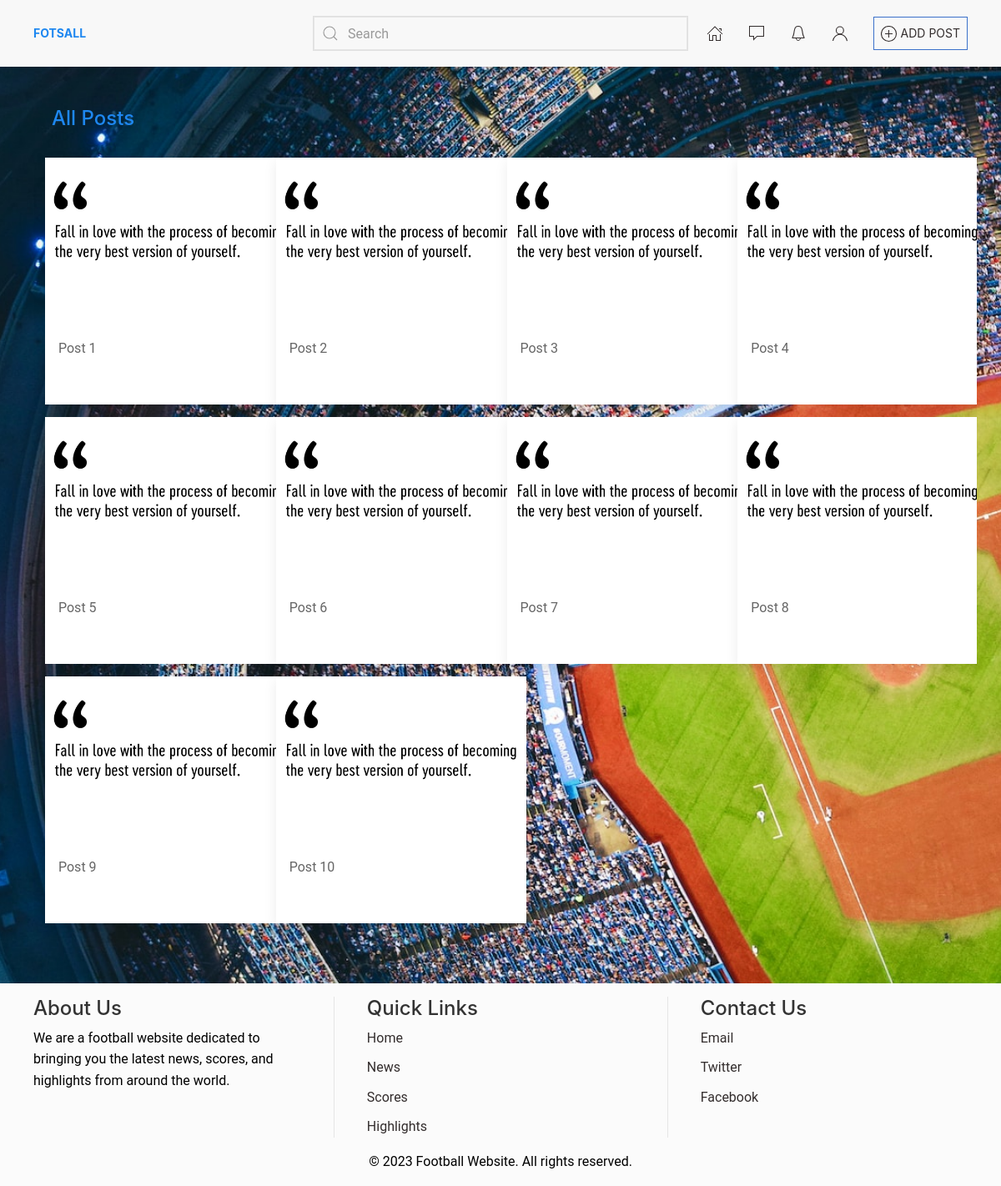
The page / on the database its author committed.
### futsal/models.py (models this page shows, shortened)
class Post(CreateUpdatedModelMixin, models.Model):
    owner = models.ForeignKey("auth.User",on_delete=models.CASCADE)
    title = models.CharField(max_length=240)
    description = models.TextField()
    post_image = models.ImageField(upload_to="post/")
    coordinators = models.ManyToManyField("auth.User",related_name="cor_application",through="Coordinator")
    game_managers = models.ManyToManyField("auth.User",related_name="gm_application",through="GameManager")
    completion_status = models.BooleanField(default=False)
    winner = models.ForeignKey("Team",related_name="final_winner",on_delete=models.SET_NULL,null=True,blank=True)

### futsal/views.py (the view)
# urls.py: path('',views.HomeView.as_view(),name="home"), #Page
class HomeView(generic.ListView):
    template_name = "pages/home.html"
    model = models.Post

### core/context.py (called while the page is built)
def app_context(request):
    context = dict()
    context["is_htmx"] = None
    if request.META.get('HTTP_HX_REQUEST') == "true":
       context["is_htmx"] = True
    else:
       context["is_htmx"] = False
    context["current_view"] = request.resolver_match.view_name
    context["current_url"] = reverse_lazy(request.resolver_match.view_name)
    return context

### templates/pages/home.html (shortened to what this page needs)
{% extends 'base.html' %}
{% load static %}
{% block content %}
<div class="container p-2 p-lg-4 mb-4">
  <div class="uk-slider-container-offset" uk-slider>
      <div class="d-flex  justify-content-between mb-3">
          <h4 class="text-start uk-text-primary p-2">
            All Posts
          </h4>
        </div>
      <div class="uk-grid-small uk-child-width-1-2@s uk-child-width-1-3@m uk-child-width-1-4@l uk-grid" uk-grid>
          {% include "futsal/partials/post-list.html" %}
      </div>
  </div>
</div>
{% endblock %}

### templates/futsal/partials/post-list.html
{% for post in object_list %}
<div>
    {% include "futsal/cards/post-card.html" %}
</div>
{% endfor %}

### templates/futsal/cards/post-card.html (shortened to what this page needs)
{% load static %}
<div class="uk-card uk-card-default" style="min-width:300px !important">
    <div class="uk-inline w-100">
        <div class="uk-card-media-top position-relative" style="height:200px">
            <img
                src="{% if post.post_image.url %}{{post.post_image.url}}{% else %}{% static 'images/ballkick.jpg' %}{% endif %}"
                alt="{{post.title}}"
                class="object-center object-cover position-absolute w-100 h-100"
            >
        </div>
        <div class="uk-card-body p-3 overflow-hidden" style="min-height:6em;max-height:6em !important">
            {{post.title}}
        </div>
    </div>
</div>

### static/css/app.css (style rules this page uses)
body { min-height: 100vh; color:black !important; }
body { min-height: 100vh !important; background: url("/static/images/home.jpg"); background-size: cover !important; background-position: center !important; margin: 0 !important; padding: 0 !important; }

### rows shown on the page
Post: post_image (picture), title "Post 1"
Post: post_image (picture), title "Post 2"
Post: post_image (picture), title "Post 3"
Post: post_image (picture), title "Post 4"
Post: post_image (picture), title "Post 5"
Post: post_image (picture), title "Post 6"
Post: post_image (picture), title "Post 7"
Post: post_image (picture), title "Post 8"
Post: post_image (picture), title "Post 9"
Post: post_image (picture), title "Post 10"
